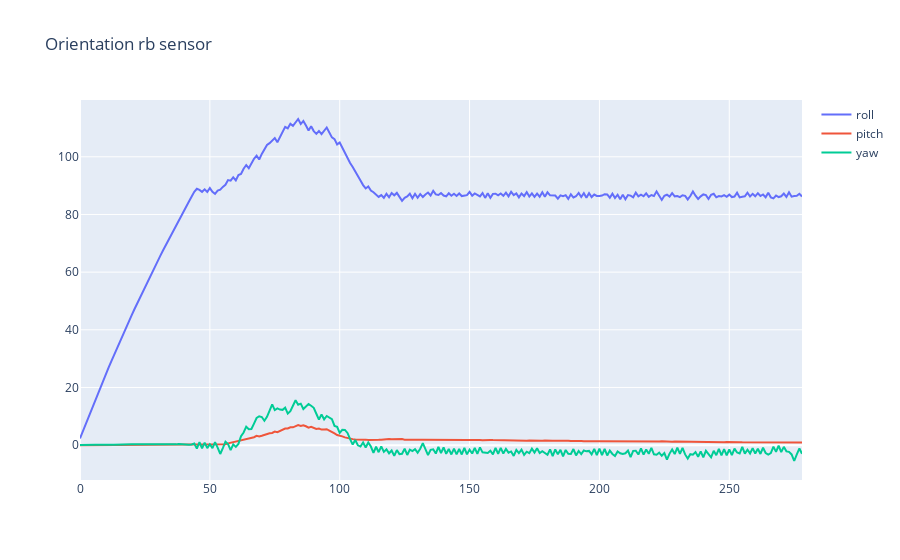
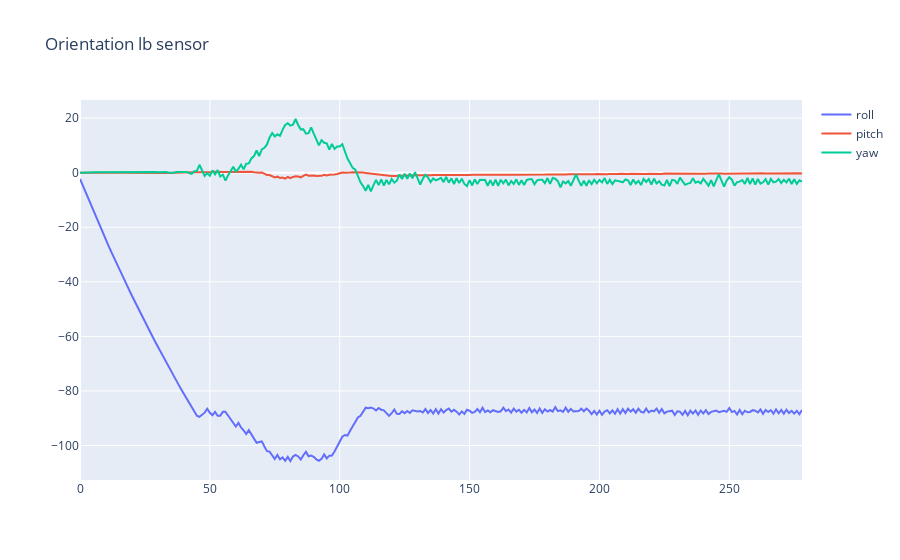

These figures' notebook cell, in order:
### Code cell
orientation_rb = find_orientation(calibrated_rb)
show_plot(orientation_rb,f'Orientation rb sensor')

    
orientation_lb = find_orientation(calibrated_lb)
show_plot(orientation_lb,f'Orientation lb sensor')

### Figure 1 — Plotly figure (JSON) as saved in the notebook; plotly's stock layout.template omitted (floating-point values rounded to 4 significant figures; data arrays with more than 128 entries replaced by an {"elided": "..."} marker saying what was removed)
{"data": [{"name": "roll", "type": "scatter", "x": {"elided": "279 int values"}, "y": {"elided": "279 float values"}}, {"name": "pitch", "type": "scatter", "x": {"elided": "279 int values"}, "y": {"elided": "279 float values"}}, {"name": "yaw", "type": "scatter", "x": {"elided": "279 int values"}, "y": {"elided": "279 float values"}}], "layout": {"title": {"text": "Orientation rb sensor"}}}

### Figure 2 — Plotly figure (JSON) as saved in the notebook; plotly's stock layout.template omitted (floating-point values rounded to 4 significant figures; data arrays with more than 128 entries replaced by an {"elided": "..."} marker saying what was removed)
{"data": [{"name": "roll", "type": "scatter", "x": {"elided": "279 int values"}, "y": {"elided": "279 float values"}}, {"name": "pitch", "type": "scatter", "x": {"elided": "279 int values"}, "y": {"elided": "279 float values"}}, {"name": "yaw", "type": "scatter", "x": {"elided": "279 int values"}, "y": {"elided": "279 float values"}}], "layout": {"title": {"text": "Orientation lb sensor"}}}
